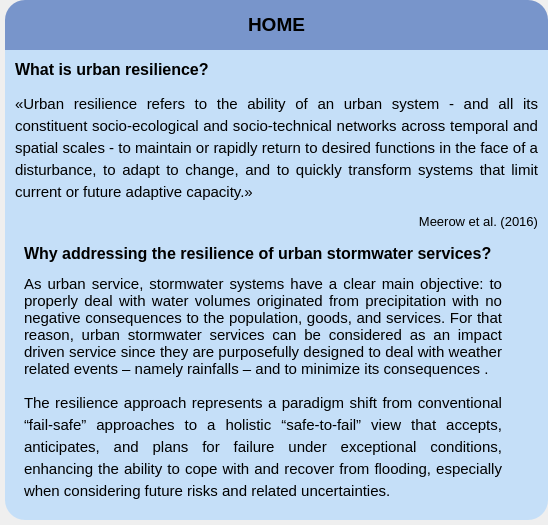
        <widget class="QWidget" name="Page0_Home">
         <layout class="QVBoxLayout" name="verticalLayout_2" stretch="0,0">
          <property name="spacing">
           <number>0</number>
          </property>
          <property name="leftMargin">
           <number>5</number>
          </property>
          <property name="topMargin">
           <number>0</number>
          </property>
          <property name="rightMargin">
           <number>0</number>
          </property>
          <property name="bottomMargin">
           <number>5</number>
          </property>
          <item>
           <widget class="QWidget" name="Home_Top_Widget" native="true">
            <property name="minimumSize">
             <size>
              <width>0</width>
              <height>50</height>
             </size>
            </property>
            <property name="maximumSize">
             <size>
              <width>16777215</width>
              <height>50</height>
             </size>
            </property>
            <layout class="QVBoxLayout" name="verticalLayout_3">
             <property name="leftMargin">
              <number>0</number>
             </property>
             <property name="topMargin">
              <number>0</number>
             </property>
             <property name="rightMargin">
              <number>0</number>
             </property>
             <property name="bottomMargin">
              <number>0</number>
             </property>
             <item>
              <widget class="QLabel" name="label">
               <property name="styleSheet">
                <string notr="true">background-color: #7895CB;
border-top-left-radius: 20px;
border-top-right-radius: 20px;
</string>
               </property>
               <property name="text">
                <string>&lt;html&gt;&lt;head/&gt;&lt;body&gt;&lt;p align=&quot;center&quot;&gt;&lt;span style=&quot; font-size:14pt; font-weight:700;&quot;&gt;HOME&lt;/span&gt;&lt;/p&gt;&lt;/body&gt;&lt;/html&gt;</string>
               </property>
               <property name="textFormat">
                <enum>Qt::RichText</enum>
               </property>
              </widget>
             </item>
            </layout>
           </widget>
          </item>
          <item>
           <widget class="QWidget" name="Home_Content_Widget" native="true">
            <property name="styleSheet">
             <string notr="true">background-color: #C5DFF8;
border-bottom-right-radius: 20px;
border-bottom-left-radius: 20px;</string>
            </property>
            <layout class="QVBoxLayout" name="verticalLayout" stretch="0,1">
             <property name="leftMargin">
              <number>10</number>
             </property>
             <property name="topMargin">
              <number>10</number>
             </property>
             <property name="rightMargin">
              <number>10</number>
             </property>
             <property name="bottomMargin">
              <number>10</number>
             </property>
             <item>
              <widget class="QLabel" name="Home_Label1">
               <property name="text">
                <string>&lt;html&gt;&lt;head/&gt;&lt;body&gt;&lt;p&gt;&lt;span style=&quot; font-size:12pt; font-weight:700;&quot;&gt;What is urban resilience?&lt;/span&gt;&lt;/p&gt;&lt;p&gt;&lt;span style=&quot; font-size:11pt;&quot;&gt;«Urban resilience refers to the ability of an urban system - and all its constituent socio‑ecological and socio-technical networks across temporal and spatial scales - to maintain or rapidly return to desired functions in the face of a disturbance, to adapt to change, and to quickly transform systems that limit current or future adaptive capacity.»&lt;/span&gt;&lt;/p&gt;&lt;p align=&quot;right&quot;&gt;&lt;span style=&quot; font-size:10pt;&quot;&gt;Meerow et al. (2016)&lt;/span&gt;&lt;/p&gt;&lt;/body&gt;&lt;/html&gt;</string>
               </property>
               <property name="alignment">
                <set>Qt::AlignJustify|Qt::AlignTop</set>
               </property>
               <property name="wordWrap">
                <bool>true</bool>
               </property>
              </widget>
             </item>
             <item>
              <widget class="QWidget" name="Resilience2" native="true">
               <layout class="QHBoxLayout" name="horizontalLayout_3" stretch="1,0">
                <property name="spacing">
                 <number>20</number>
                </property>
                <property name="sizeConstraint">
                 <enum>QLayout::SetDefaultConstraint</enum>
                </property>
                <item>
                 <widget class="QLabel" name="Home_Label1_2">
                  <property name="text">
                   <string>&lt;html&gt;&lt;head/&gt;&lt;body&gt;&lt;p&gt;&lt;span style=&quot; font-size:12pt; font-weight:700;&quot;&gt;Why addressing the resilience of urban stormwater services?&lt;/span&gt;&lt;/p&gt;&lt;p align=&quot;justify&quot;&gt;&lt;span style=&quot; font-size:11pt;&quot;&gt;As urban service, stormwater systems have a clear main objective: to properly deal with water volumes originated from precipitation with no negative consequences to the population, goods, and services. For that reason, urban stormwater services can be considered as an impact driven service since they are purposefully designed to deal with weather related events – namely rainfalls – and to minimize its consequences .&lt;/span&gt;&lt;/p&gt;&lt;p align=&quot;justify&quot;&gt;&lt;span style=&quot; font-size:11pt;&quot;&gt;The resilience approach represents a paradigm shift from conventional “fail‑safe” approaches to a holistic “safe-to-fail” view that accepts, anticipates, and plans for failure under exceptional conditions, enhancing the ability to cope with and recover from flooding, especially when considering future risks and related uncertainties.&lt;/span&gt;&lt;/p&gt;&lt;/body&gt;&lt;/html&gt;</string>
                  </property>
                  <property name="alignment">
                   <set>Qt::AlignJustify|Qt::AlignTop</set>
                  </property>
                  <property name="wordWrap">
                   <bool>true</bool>
                  </property>
                 </widget>
                </item>
                <item alignment="Qt::AlignHCenter|Qt::AlignTop">
                 <widget class="QLabel" name="label_2">
                  <property name="text">
                   <string/>
                  </property>
                  <property name="pixmap">
                   <pixmap>:/images/images/Asset 1.png</pixmap>
                  </property>
                  <property name="scaledContents">
                   <bool>false</bool>
                  </property>
                 </widget>
                </item>
               </layout>
              </widget>
             </item>
            </layout>
           </widget>
          </item>
         </layout>
        </widget>
